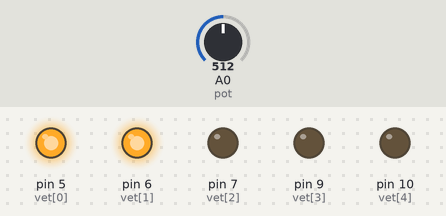
This sketch was run on a simulated Arduino Uno, built with avr-gcc and run on an emulated ATmega328P. On the bench: output pins drawn as LEDs (lit = HIGH). The inputs (shaded band) are chosen by the test bench; at power-on: A0 (pot) = 512.

Above: at 1.2 s.
1.3 s: A0 (pot) set to 603
2.8 s: A0 (pot) set to 631
At 3.4 s:
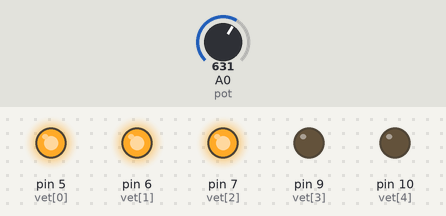
4.3 s: A0 (pot) set to 807
5.8 s: A0 (pot) set to 835
At 6.9 s:
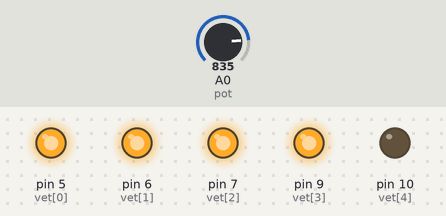
7.3 s: A0 (pot) set to 1015
8.8 s: A0 (pot) set to 1023
At 9.2 s:
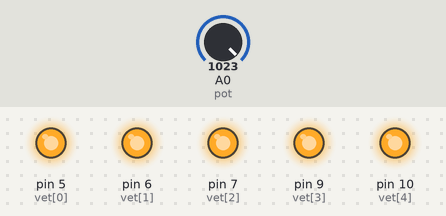
Timing chart, 0 to 11.3 s (numbered marks = the images above; inputs shaded):
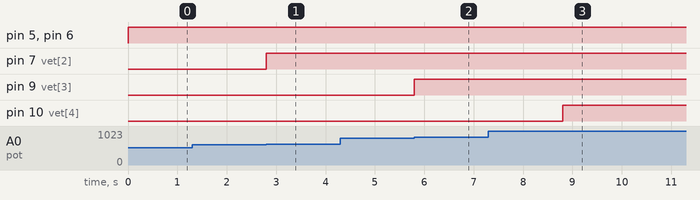

The sketch:

potenciometro.ino
```cpp
int pot = A0, n=5;
int vet[]= {5,6,7,9,10};
void setup()
{
  for(int i=0; i<n; i++)
    pinMode(vet[i], OUTPUT);
}

void loop()
{
  int potValue = analogRead(pot);
  int ledsToLight = map(potValue, 0, 1023, 0,n);

  for(int i=0; i<n; i++)
  {
    if(i<ledsToLight) digitalWrite(vet[i], HIGH);

    else digitalWrite(vet[i], LOW);
  }
}
```

Measured:
- the behaviour switches between 613 and 614 on A0 (pot) (found by bisection; images 0 and 1)
- the behaviour switches between 818 and 819 on A0 (pot) (found by bisection; images 1 and 2)
- the behaviour switches between 1022 and 1023 on A0 (pot) (found by bisection; images 2 and 3)
- after the input at 1.3 s, every drawn part: stays the same
- after the input at 2.8 s, pin 7 (vet[2]): LOW → HIGH at once
- after the input at 4.3 s, every drawn part: stays the same
- after the input at 5.8 s, pin 9 (vet[3]): LOW → HIGH at once
- after the input at 7.3 s, every drawn part: stays the same
- after the input at 8.8 s, pin 10 (vet[4]): LOW → HIGH at once
